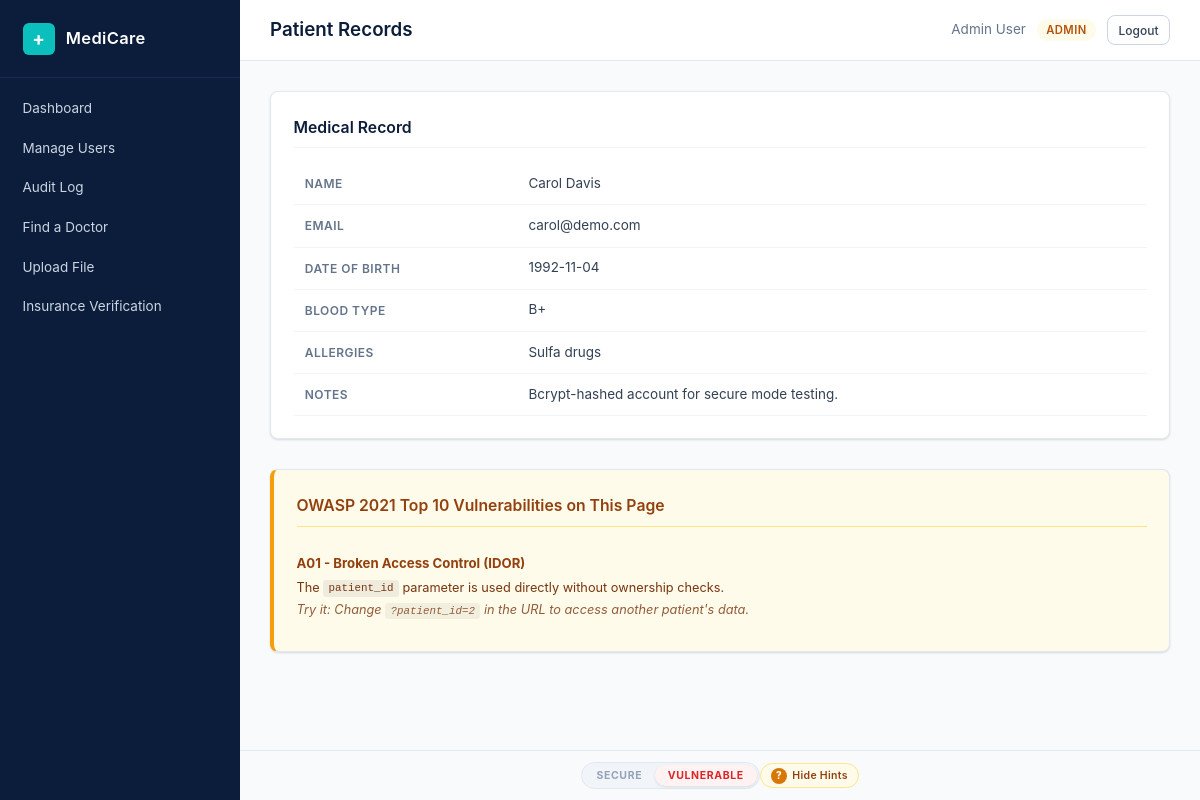
The page /patient/records.php?patient_id=5 (signed in) on the database as committed earlier.
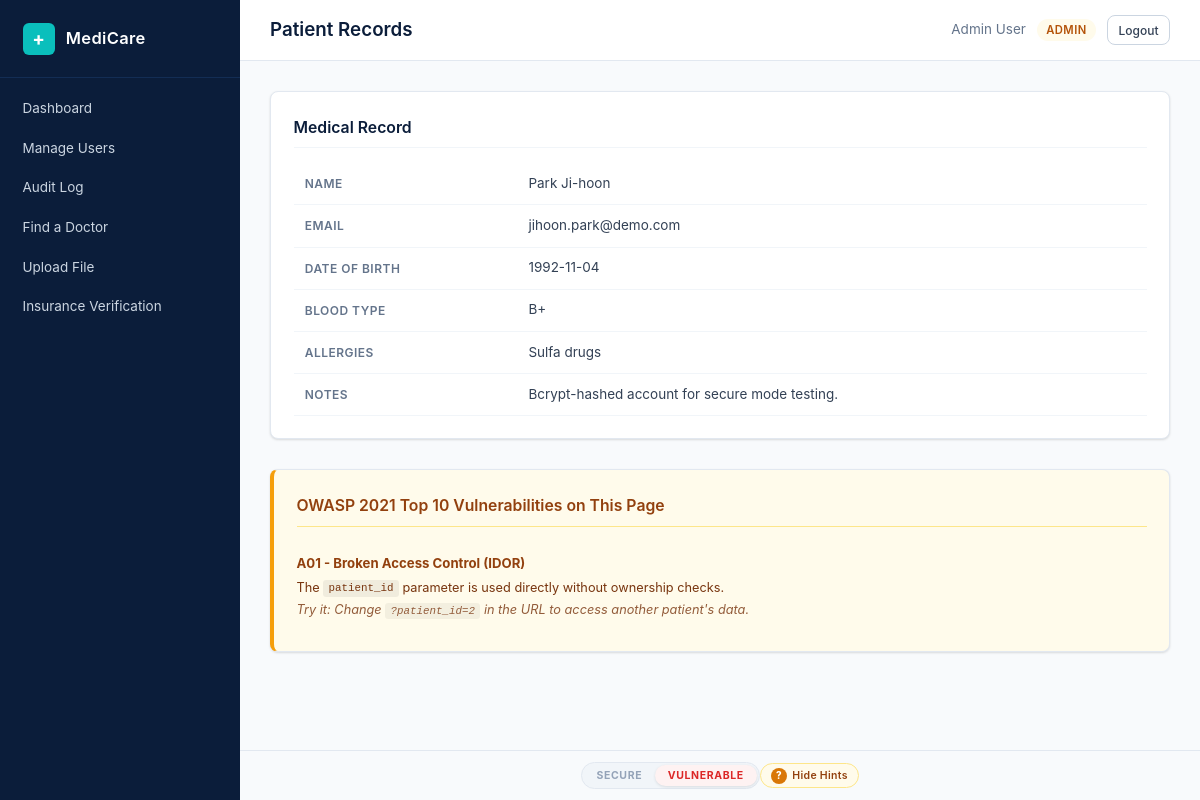
The same page on the database as committed later.
### tables this page shows
CREATE TABLE patients (
    id INT AUTO_INCREMENT PRIMARY KEY,
    user_id INT NOT NULL,
    dob DATE,
    blood_type VARCHAR(5),
    allergies TEXT,
    notes TEXT,
    FOREIGN KEY (user_id) REFERENCES users(id) ON DELETE CASCADE
);

CREATE TABLE users (
    id INT AUTO_INCREMENT PRIMARY KEY,
    name VARCHAR(100) NOT NULL,
    email VARCHAR(150) NOT NULL UNIQUE,
    password VARCHAR(255) NOT NULL,
    role ENUM('patient','doctor','admin') NOT NULL DEFAULT 'patient',
    created_at TIMESTAMP DEFAULT CURRENT_TIMESTAMP
);

### config.php (called while the page is built, shortened)
<?php
function esc(string $value): string {
    return htmlspecialchars($value, ENT_QUOTES, 'UTF-8');
}

### patient/records.php (the view, shortened to what this page needs)
<?php
require_once __DIR__ . '/../config.php';
require_once __DIR__ . '/../helpers.php';
$conn = getDB();
$record = SECURE_MODE ? fetchRecordSecure($conn) : fetchRecordVulnerable($conn);
function fetchRecordVulnerable(PDO $conn): ?array {
    $id = $_GET['patient_id'] ?? $_SESSION['user_id'];
    $result = $conn->query("SELECT p.*, u.name, u.email FROM patients p JOIN users u ON p.user_id = u.id WHERE p.user_id = $id");
    return $result->fetch() ?: null;
}
?>
<div class="card">
    <h2 class="card-title">Medical Record</h2>
    <?php if (!$record): ?>
        <p class="text-muted">No record found.</p>
    <?php else: ?>
        <table class="data-table">
            <tr><th>Name</th><td><?= esc($record['name']) ?></td></tr>
            <tr><th>Email</th><td><?= esc($record['email']) ?></td></tr>
            <tr><th>Date of Birth</th><td><?= esc($record['dob'] ?? 'N/A') ?></td></tr>
            <tr><th>Blood Type</th><td><?= esc($record['blood_type'] ?? 'N/A') ?></td></tr>
            <tr><th>Allergies</th><td><?= esc($record['allergies'] ?? 'None') ?></td></tr>
            <tr><th>Notes</th><td><?= esc($record['notes'] ?? '') ?></td></tr>
        </table>
    <?php endif; ?>
</div>

Rows that differ between the two databases and show on the page:
changed through a linked row, patients "Sulfa drugs": user.name "Carol Davis" → "Park Ji-hoon"; user.email "carol@demo.com" → "jihoon.park@demo.com"
